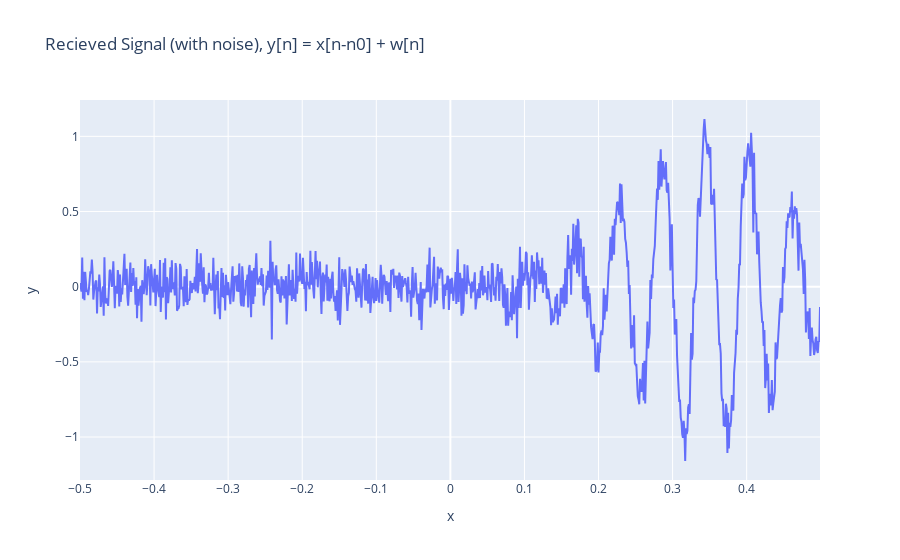

This figure's notebook cell:
### Markdown cell above
Add AWGN to recieved signal (Fig. 5 in paper). It can tolerate large amounts of AWGN because AWGN has no autocorrelation, and thus will not impact the correlation result at all.

### Code cell
fig = px.line(x=t, y=y_awgn, title="Recieved Signal (with noise), y[n] = x[n-n0] + w[n]")
fig.show()

### Figure 1 — Plotly figure (JSON) as saved in the notebook; plotly's stock layout.template omitted (floating-point values rounded to 4 significant figures; data arrays with more than 128 entries replaced by an {"elided": "..."} marker saying what was removed)
{"data": [{"hovertemplate": "x=%{x}<br>y=%{y}<extra></extra>", "legendgroup": "", "line": {"color": "#636efa", "dash": "solid"}, "marker": {"symbol": "circle"}, "mode": "lines", "name": "", "orientation": "v", "showlegend": false, "type": "scatter", "x": {"elided": "1000 float values"}, "xaxis": "x", "y": {"elided": "1000 float values"}, "yaxis": "y"}], "layout": {"autosize": true, "legend": {"tracegroupgap": 0}, "title": {"text": "Recieved Signal (with noise), y[n] = x[n-n0] + w[n]"}, "xaxis": {"anchor": "y", "autorange": true, "domain": [0, 1], "range": [-0.5, 0.499], "title": {"text": "x"}, "type": "linear"}, "yaxis": {"anchor": "x", "autorange": true, "domain": [0, 1], "range": [-1.286, 1.242], "title": {"text": "y"}, "type": "linear"}}}
